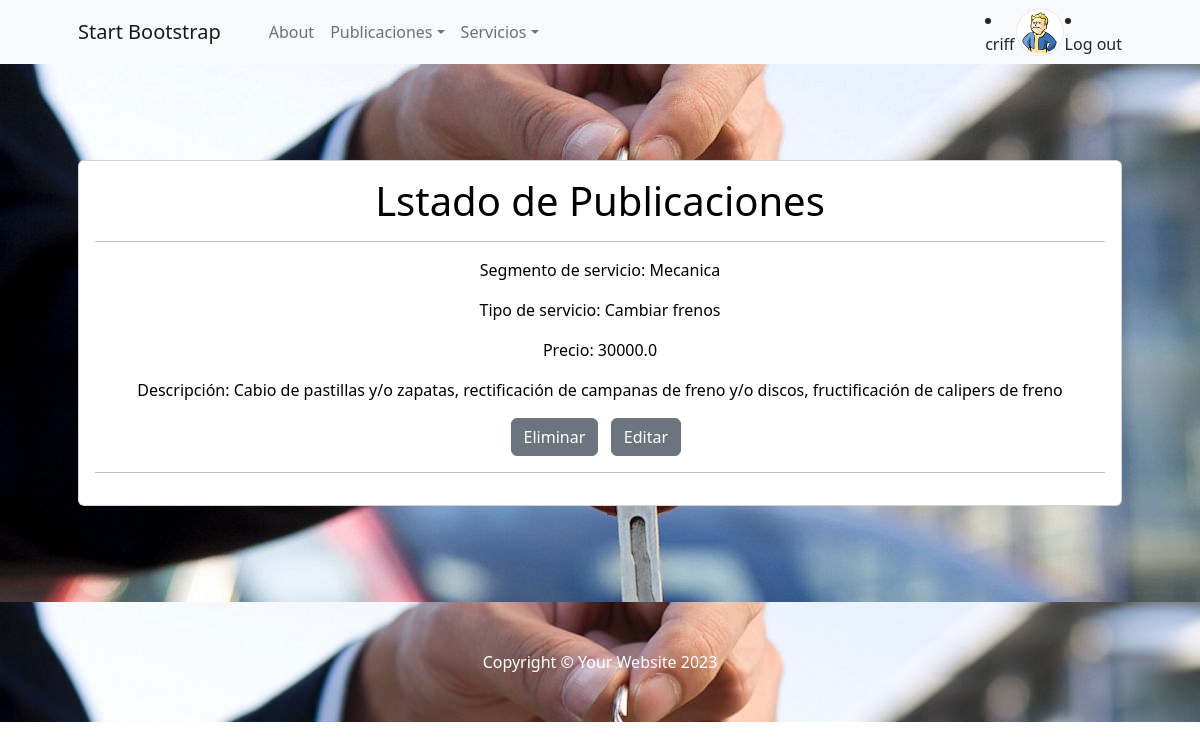
Page /ListaServicios/ (signed in) on the committed database.
### AppUser/models.py (models this page shows, shortened)
class Avatar(models.Model):
    usuario = models.ForeignKey(User, on_delete=models.CASCADE)
    imagen = models.ImageField(upload_to="avatar", null=True, blank=True)

class Service(models.Model):
    Tipo = models.CharField(max_length=30)
    Subtipo = models.CharField(max_length=30)
    Precio = models.FloatField(max_length=10)
    Descrip = models.CharField(max_length=500)

### AppUser/views.py (the view)
# urls.py: path('ListaServicios/', SrvRead, name="ListaServicios"),
def SrvRead(request):
    xSrv = Service.objects.all()
    context = {"listaServicios": xSrv}
    return render(request, "AppUser/listaServicios.html", context)

### AppUser/templates/AppUser/listaServicios.html (shortened to what this page needs)
{% extends "AppUser/masterBrowser.html" %}
{% load static %}
{% block encabezado %}
<header class="bg-dark py-5" src="{% static 'AppItems/BrowserShop/assets/img/portfolio/header-bg.jpg' %}">
    <div class="container px-1 px-lg-5 my-5">
        <div class="text-center text-black">
            <div class="card">
                <div class="card-body">
                    <h1>Lstado de Publicaciones</h1>
                    <hr>
                    {% for x in listaServicios %}
                    <p>Segmento de servicio: {{x.Tipo}}</p>
                    <p>Tipo de servicio: {{x.Subtipo}}</p>
                    <p>Precio: {{x.Precio}}</p>
                    <p>Descripción: {{x.Descrip}}</p>
                    <a class="btn btn-secondary" href="{% url 'EliminarServicio' x.Subtipo %}">Eliminar</a>
                    <a class="btn btn-secondary" href="{% url 'EditarServicio' x.Subtipo %}">Editar</a>
                    <hr>
                    {% endfor %}
                </div>
            </div>
        </div>
    </div>
</header>
{% endblock %}

### AppUser/templates/AppUser/masterBrowser.html (shortened to what this page needs)
<!DOCTYPE html>
<html lang="en">
    <head>
        {% load static %}
        <link href="https://cdn.jsdelivr.net/npm/bootstrap-icons@1.5.0/font/bootstrap-icons.css" rel="stylesheet" />
        <link href="{% static 'AppItems/BrowserShop/css/styles.css' %}" rel="stylesheet" />
    </head>
    <body>
        {% block navi %}
        <nav class="navbar navbar-expand-lg navbar-light bg-light">
            <div class="container px-4 px-lg-5">
                {% if request.user.is_authenticated %}
                <a class="navbar-brand" href="{% url 'Browser' %}">Start Bootstrap</a>
                <div class="collapse navbar-collapse" id="navbarSupportedContent">
                    <ul class="navbar-nav me-auto mb-4 mb-lg-0 ms-lg-4">
                        <li class="nav-item"><a class="nav-link" href="{% url 'About' %}">About</a></li>
                        <li class="nav-item dropdown">
                            <a class="nav-link dropdown-toggle" id="navbarDropdown" href="#" role="button" data-bs-toggle="dropdown" aria-expanded="false">Publicaciones</a>
                        </li>
                        <li class="nav-item dropdown">
                            <a class="nav-link dropdown-toggle" id="navbarDropdown" href="#" role="button" data-bs-toggle="dropdown" aria-expanded="false">Servicios</a>
                        </li>
                    </ul>
                    <form class="d-flex">
                        <li class="nav-item"><a class="nav-link" href="">{{user.username}}</a></li>
                        {% with user.avatar_set.first as miAvatar %}
                        {% if miAvatar %}
                        <img src="{{miAvatar.imagen.url}}" alt="Sin imagen" style="max-width: 50px;">
                        {% endif %}
                        {% endwith %}
                        <li class="nav-item"><a class="nav-link" href="{% url 'Logout' %}">Log out</a></li>
                        {% endif %}
                    </form>
                </div>
            </div>
        </nav>
        {% endblock %}
        {% block encabezado %}{% endblock %}
        {% block pie %}
        <footer class="py-5 bg-dark">
            <div class="container"><p class="m-0 text-center text-white">Copyright &copy; Your Website 2023</p></div>
        </footer>
        {% endblock %}
    </body>
</html>

### rows in the picture
Avatar: imagen (picture)
Service: Tipo "Mecanica", Subtipo "Cambiar frenos", Precio "30000.0", Descrip "Cabio de pastillas y/o zapatas, rectificación de campanas de freno y/o discos, fructificación de calipers de freno"

### other values in the picture
{{ user.username }} "criff"
